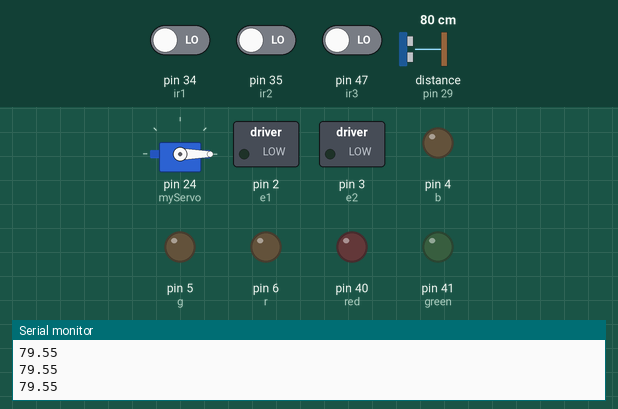
A sketch run on a simulated Arduino Mega 2560, built with avr-gcc and run on an emulated ATmega2560. Shown: servo, switched loads named in the sketch (green lamp = pin HIGH), output pins drawn as LEDs (lit = HIGH), the last lines printed to the serial monitor. Wiring (inferred from the names in the program): ultrasonic range finder: trigger pin 28; echo pin 29. The test bench sets the inputs (shaded band); at power-on: pin 34 (ir1) LOW, pin 47 (ir3) LOW, pin 35 (ir2) LOW, distance to the obstacle (sensor on pin 29) 80 cm. The echo pulse lasts 58.3 µs per cm; pins used as bus, display or sensor lines are not drawn.

Above: at 1.2 s.
1.3 s: pin 34 (ir1) driven HIGH
At 2.4 s:
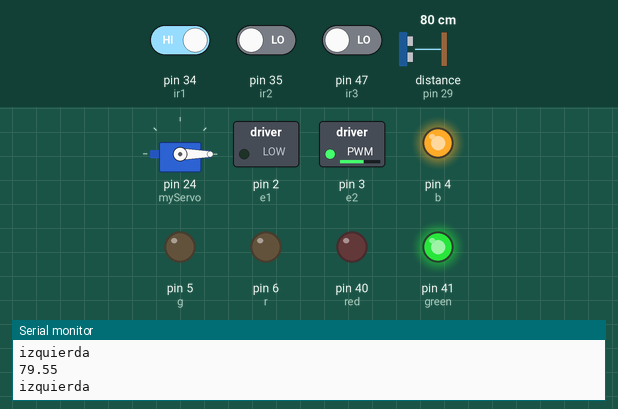
2.8 s: pin 47 (ir3) driven HIGH
At 4.0 s:
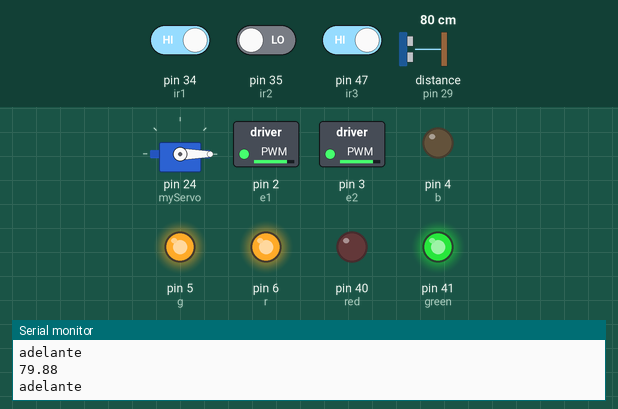
4.3 s: pin 34 (ir1) driven LOW
At 4.8 s:
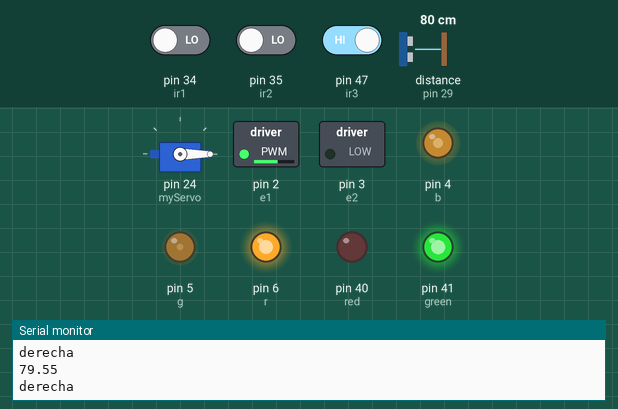
5.8 s: pin 34 (ir1) driven HIGH
At 6.4 s:
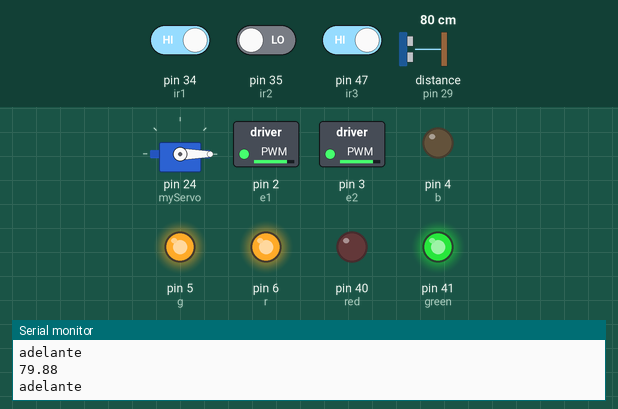
7.3 s: pin 47 (ir3) driven LOW
At 8.4 s:
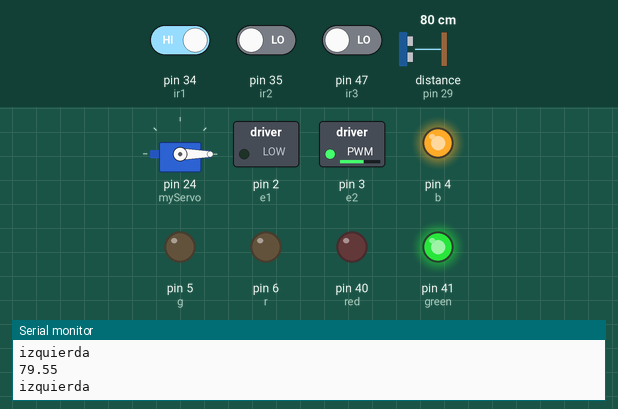
8.8 s: pin 35 (ir2) driven HIGH
At 10.1 s:
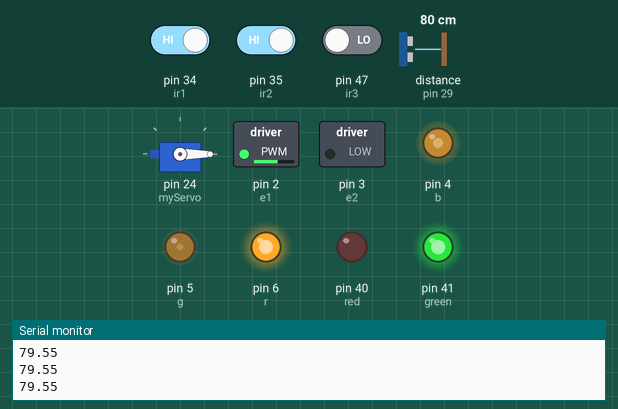
Timing chart, 0 to 11.3 s (numbered marks = the images above; inputs shaded):
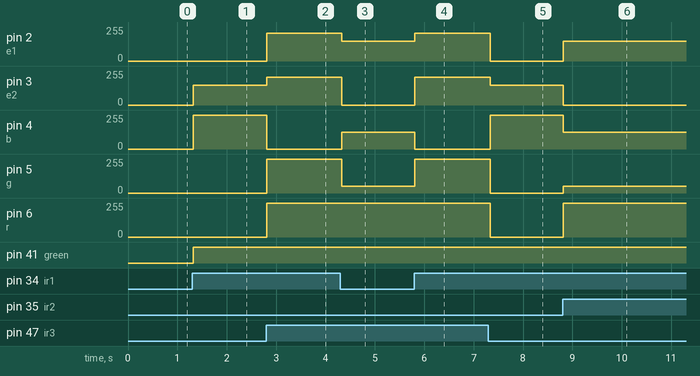

Measured:
- after the input at 1.3 s, pin 3 (e2): 0/255 → 150/255 at once; pin 4 (b): 0/255 → 255/255 at once; pin 41 (green): LOW → HIGH at once
- after the input at 2.8 s, pin 2 (e1): 0/255 → 210/255 at once; pin 3 (e2): 150/255 → 210/255 at once; pin 4 (b): 255/255 → 0/255 at once; pin 5 (g), pin 6 (r): 0/255 → 255/255 at once
- after the input at 4.3 s, pin 2 (e1): 210/255 → 150/255 at once; pin 3 (e2): 210/255 → 0/255 at once; pin 4 (b): 0/255 → 126/255 at once; pin 5 (g): 255/255 → 52/255 at once; pin 6 (r): 255/255 → 254/255 at once
- after the input at 5.8 s, pin 2 (e1): 150/255 → 210/255 at once; pin 3 (e2): 0/255 → 210/255 at once; pin 4 (b): 126/255 → 0/255 at once; pin 5 (g): 52/255 → 255/255 at once; pin 6 (r): 254/255 → 255/255 at once
- after the input at 7.3 s, pin 2 (e1): 210/255 → 0/255 at once; pin 3 (e2): 210/255 → 150/255 at once; pin 4 (b): 0/255 → 255/255 at once; pin 5 (g), pin 6 (r): 255/255 → 0/255 at once
- after the input at 8.8 s, pin 2 (e1): 0/255 → 150/255 at once; pin 3 (e2): 150/255 → 0/255 at once; pin 4 (b): 255/255 → 126/255 at once; pin 5 (g): 0/255 → 52/255 at once; pin 6 (r): 0/255 → 254/255 at once

The sketch:

codigo_arduino.ino
```cpp
#include <Servo.h>

//Declaración de pins a utilizar
//Sensores infrarrojos
int ir1 = 34;
int ir2 =35;
int ir3 = 47;

//Dual motor
int e1 = 2;
int m1 = 50;
int e2 = 3;
int m2 = 52;

//Ultrasonido
int trig = 28;
int echo = 29;

//Servo motor
Servo myServo;

//LED
int green = 41;
int red = 40;
int r= 6;
int b = 4;
int g = 5;

void adelante(){ //Función que hará que el robot avance hacia adelante
  digitalWrite(red, LOW);
  digitalWrite(green, HIGH);

  digitalWrite(m1, HIGH);
  digitalWrite(m2, HIGH);
  analogWrite(e1, 210);
  analogWrite(e2, 210);

  analogWrite(r, 255);
  analogWrite(g, 255);
  analogWrite(b, 0);
}
void derecha(){ //Función que hará que el robot gire a la izquierda
  digitalWrite(red, LOW);
  digitalWrite(green, HIGH);

  digitalWrite(m1, HIGH);
  digitalWrite(m2, LOW);
  analogWrite(e1, 150);
  analogWrite(e2, LOW);

  analogWrite(r, 254);
  analogWrite(g, 52);
  analogWrite(b, 126);
}
void izquierda(){ //Función que hará que el robot gire hacia la derecha
  digitalWrite(red, LOW);
  digitalWrite(green, HIGH);

  digitalWrite(m1, LOW);
  digitalWrite(m2, HIGH);
  analogWrite(e1, LOW);
  analogWrite(e2, 150);

  analogWrite(r, 0);
  analogWrite(g, 0);
  analogWrite(b, 255);

}
void detener(){ //Función que hará que el robot gire hacia la derecha
  digitalWrite(red, LOW);
  digitalWrite(green, HIGH);

  digitalWrite(m1, LOW);
  digitalWrite(m2, LOW);
  analogWrite(e1, LOW);
  analogWrite(e2, LOW);

}

void setup() {
  // Configuración de parámetros iniciales del robot
  Serial.begin(9600);
  pinMode(ir1, INPUT);
  pinMode(ir2, INPUT);
  pinMode(ir3, INPUT);
  pinMode(e1, OUTPUT);
  pinMode(e2, OUTPUT);
  pinMode(trig, OUTPUT);
  pinMode(echo, INPUT);
  pinMode(green, OUTPUT);
  pinMode(red, OUTPUT);
  myServo.attach(24);
  myServo.write(0);
  pinMode(r, OUTPUT);
  pinMode(g, OUTPUT);
  pinMode(b, OUTPUT);
}

void loop() {
  //Acciones a ejecutar por el robot
  int left = digitalRead(ir1); //Estado del sensor infrarrojo izquierdo
  int right = digitalRead(ir2); //Estado del sensor infrarrojo derecho
  int center = digitalRead(ir3); //Estado del sensor infrarrojo del centro
  digitalWrite(trig, LOW);
  delayMicroseconds(3);
  digitalWrite(trig, HIGH);
  delayMicroseconds(10);
  digitalWrite(trig, LOW);


  float tiempo = pulseIn(echo, HIGH);
  tiempo= tiempo/2;
  float distancia = tiempo/29.2; //Cálculo de la distancia detectada por el ultrasonido
  Serial.println(distancia);
  if(left==1 && center==1){ //Detección de si el robot se encuentra en la línea
    if(distancia < 10 && distancia >9.5){ //Detección de si hay un objeto frente al robot
      detener();
      digitalWrite(red, HIGH);
      digitalWrite(green, LOW);
      int i;

      analogWrite(r, 255);
      analogWrite(g, 255);
      analogWrite(b, 255);
      for(i=5; i<=180; i+=60){
        myServo.write(i);
        delay(200);
      }

      for(i=180; i>=0; i-=60){
        myServo.write(i);
        delay(200);
      }
    }else{
      Serial.println("adelante");
      adelante();

    }

  }else if(right ==1){
    derecha();
    delay(500);

  }

  else if(left ==0 && center==1){ //Detección de si el robot se encuentra a la derecha de la línea
    Serial.println("derecha");
    derecha();
    delay(100);
  }else if(left == 1 && center==0){ //Detección de si el robot se encuentra a la izquierda de la línea
    Serial.println("izquierda");
    izquierda();
    delay(100);
  }


}
```
